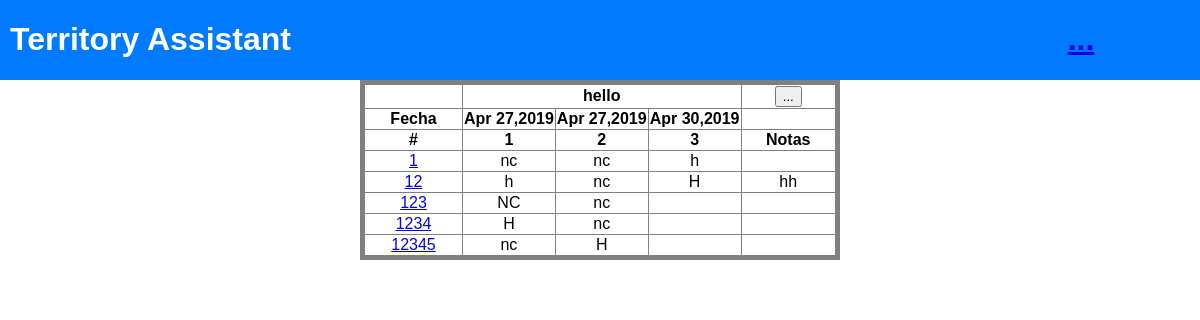
/15/32 (signed in), run on the app's committed database.
### main/models.py (models this page shows, shortened)
class Street(models.Model):
    name = models.CharField(max_length=100)
    date_worked = models.DateField(auto_now_add=True)
    terr = models.ForeignKey(Terr, on_delete=models.CASCADE)
    last_updated = models.DateField(auto_now=True, null=True)
    last_login = models.ForeignKey(User, on_delete=models.SET_NULL, null=True)
    def __str__(self):
        return self.name

class Number(models.Model):
    value = models.IntegerField(default=0)
    visit1 = models.CharField(max_length=100, blank=True)
    visit2 = models.CharField(max_length=100, blank=True)
    visit3 = models.CharField(max_length=100, blank=True)
    notes = models.CharField(max_length=100, blank=True)
    street = models.ForeignKey(Street, on_delete=models.CASCADE)
    date_worked1 = models.CharField(max_length=150, blank=True)
    date_worked2 = models.CharField(max_length=150, blank=True)
    date_worked3 = models.CharField(max_length=150, blank=True)
    last_updated = models.TimeField(auto_now=True, null=True)
    last_updated_date = models.DateField(auto_now=True, null=True)
    last_login = models.ForeignKey(User, on_delete=models.SET_NULL, null=True)
    class Meta:
        ordering = ['value']
    def __str__(self):
        return str(self.value)

### main/views.py (the view)
@login_required
def streetdeets(request, pk, streetpk):
    street = Street.objects.get(pk=streetpk)
    form = VisitForm()
    first_num = street.number_set.all().first()
    pathtostreetqr = Path(QR_ROOT + 'street_%s' % streetpk)
    if pathtostreetqr.is_file():
        pass
    else:
        qr = qrcode.QRCode(
            version=1,
            error_correction=qrcode.constants.ERROR_CORRECT_H,
            box_size=10,
            border=4,
        )
        data = '10.0.0.4:8000/%s/%s ' % (pk, streetpk)
        qr.add_data(data)
        qr.make(fit=True)
        img = qr.make_image()
        final = QR_ROOT + 'street-%s.jpeg' % streetpk
        img.save(final)
    return render(request, 'html/street_details.html', {'street': street,'f':first_num, 'form': form})

### main/templates/html/street_details.html (shortened to what this page needs)
<!DOCTYPE html>
{% extends 'base.html' %}
{% load staticfiles %}
    {% load static %}
    {% block body %}
    <table>
        <thead>
            <tr>
                <th></th>
                <th colspan="3">{{street.name}}</th>
                <th><button class="number-add" id="btn{{street.pk}}">...</button></th>
            </tr>
            <tr>
                <div id="dates">
                    <th>Fecha</th>
                    <th id="fecha">{{f.date_worked1}}</th>
                    <th id="fecha">{{f.date_worked2}}</th>
                    <th id="fecha">{{f.date_worked3}}</th>
                    <th></th>
                </div>
            </tr>
            <tr>
                <th>#</th>
                <th>1</th>
                <th>2</th>
                <th>3</th>
                <th id="test">Notas</th>
            </tr>
        </thead>
        <tbody>
            {% for num in street.number_set.all %}
            <tr>
                <td id="visit-num"><a href="#" id="{{num.pk}}">{{num.value}}</a></td>
                <td id="visit">
                    {{num.visit1}}
                </td>
                <td id="visit">
                    {{num.visit2}}
                </td>
                <td id="visit">
                    {{num.visit3}}
                </td>
                <td id="visit-note">
                    {{num.notes}}
                </td>
            </tr>
            {% endfor %}
        </tbody>
    </table>
    {% endblock body %}

### main/static/css/main.css (style rules this page uses)
body { font-family: Arial, Helvetica, sans-serif; margin: 0 0; }
table { border: 5px gray solid; margin: 0 auto; border-collapse: collapse; width: 40%; }
tr, th, td { border: 1px gray solid; text-align: center; }
#fecha { white-space: nowrap; width: 75px; }

### data on the page
Street: name "hello"
Number: date_worked1 "Apr 27,2019", date_worked2 "Apr 27,2019", date_worked3 "Apr 30,2019", value "1", visit1 "nc", visit2 "nc", visit3 "h"
Number: value "12", visit1 "h", visit2 "nc", visit3 "H", notes "hh"
Number: value "123", visit1 "NC", visit2 "nc"
Number: value "1234", visit1 "H", visit2 "nc"
Number: value "12345", visit1 "nc", visit2 "H"
